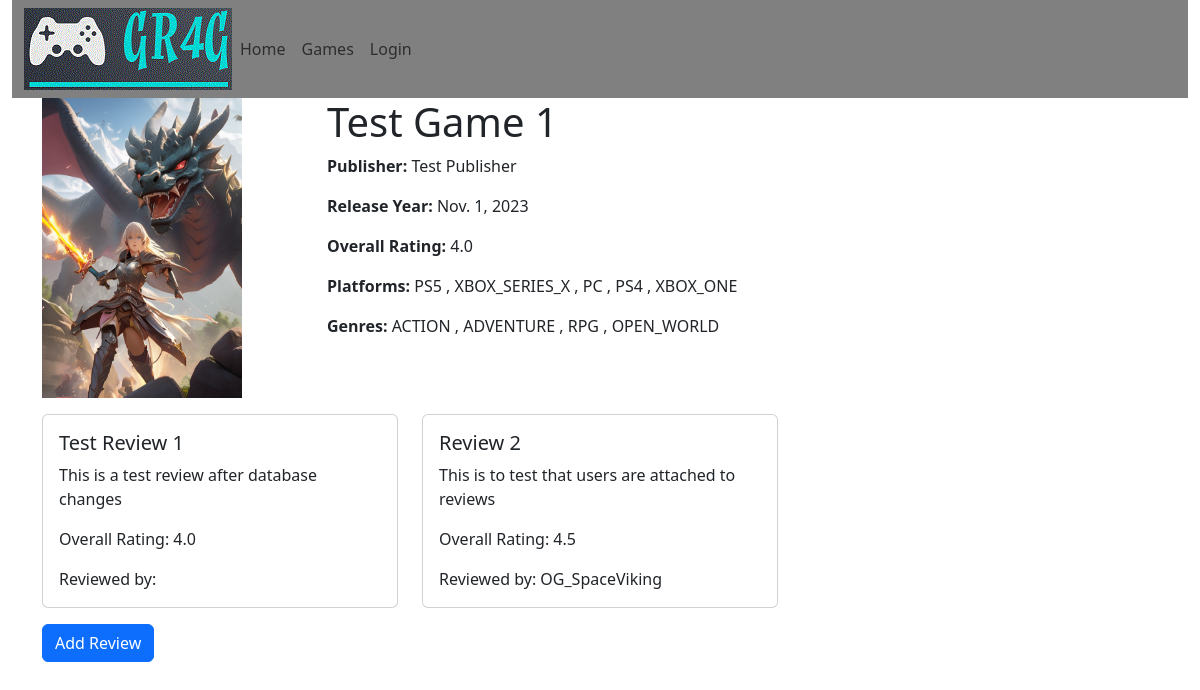
Page /games/1/ on the committed database.
### gameReview_app/models.py (models this page shows, shortened)
class Game(models.Model):
    title = models.CharField(max_length=200)
    genre = models.ManyToManyField(Genre)
    publisher = models.ForeignKey(Publisher, on_delete=models.SET_NULL, null=True, blank=True)
    release_year = models.DateField()
    platforms = models.ManyToManyField(Platform)
    overall_rating = models.DecimalField(
        max_digits=2,
        decimal_places=1,
        null=True,
        blank=True,
    )
    cover_image = models.ImageField(upload_to='game_covers/', null=True, blank=True) # Saves the uploaded image to media/game_covers

class Publisher(models.Model):
    name = models.CharField(max_length=100)
    website = models.URLField()
    contact = models.CharField(max_length=200)

class Platform(models.Model):
    platform_choices = (
        ('PS5', 'PlayStation 5'),
        ('XBOX_SERIES_X', 'Xbox Series X'),
        ('SWITCH', 'Nintendo Switch'),
        ('PC', 'PC'),
        ('PS4', 'PlayStation 4'),
        ('XBOX_ONE', 'Xbox One'),
        ('PS3', 'PlayStation 3'),
        ('XBOX_360', 'Xbox 360'),
        ('WII_U', 'Wii U'),
        ('WII', 'Wii'),
        ('PS2', 'PlayStation 2'),
        ('GAMECUBE', 'GameCube'),
        ('N64', 'Nintendo 64'),
        ('PS1', 'PlayStation 1'),
        ('SEGA_GENESIS', 'Sega Genesis'),
        ('SNES', 'Super Nintendo Entertainment System'),
        ('NES', 'Nintendo Entertainment System'),
        ('ATARI_2600', 'Atari 2600'),
        ('GAME_BOY', 'Nintendo Game Boy'),
        ('SEGA_MASTER_SYSTEM', 'Sega Master System'),
        ('XBOX', 'XBOX'),
        ('SEGA_SATURN', 'Sega Saturn'),
        ('SEGA_DREAMCAST', 'Sega Dreamcast'),
        ('SEGA_GAME_GEAR', 'Sega Game Gear'),
        ('NDS', 'Nintendo DS'),
        ('GBC', 'Nintendo Game Boy Color'),
        ('NVB', 'Nintendo Virtual Boy'),
    )
    platform_choices = sorted(platform_choices, key=lambda x: x[1])
    name = models.CharField(max_length=50, choices=platform_choices)

class Genre(models.Model):
    genre_choices = (
        ('ACTION', 'Action'),
        ('ADVENTURE', 'Adventure'),
        ('RPG', 'Role-Playing Game'),
        ('STRATEGY', 'Strategy'),
        ('SPORTS', 'Sports'),
        ('SIMULATION', 'Simulation'),
        ('PUZZLE', 'Puzzle'),
        ('HORROR', 'Horror'),
        ('SHOOTER', 'Shooter'),
        ('PLATFORMER', 'Platformer'),
        ('RACING', 'Racing'),
        ('FIGHTING', 'Fighting'),
        ('MOBA', 'MOBA'),
        ('SURVIVAL', 'Survival'),
        ('SANDBOX', 'Sandbox'),
        ('STEALTH', 'Stealth'),
        ('MUSIC', 'Music'),
        ('EDUCATIONAL', 'Educational'),
        ('OPEN_WORLD', 'Open World'),
        ('OTHER', 'Other'),
    )
    genre_choices = sorted(genre_choices, key=lambda x: x[1])
    game_genre = models.CharField(max_length=50, choices=genre_choices)

class Review(models.Model):
    title = models.CharField(max_length=200, default="")
    user = models.ForeignKey(User, on_delete=models.DO_NOTHING, null=True, blank=True)
    game = models.ForeignKey(Game, on_delete=models.SET_NULL, null=True, blank=True)
    content = models.CharField(max_length=1000)
    overall_rating = models.DecimalField(
        max_digits=2,
        decimal_places=1,
        null=True,
        blank=True,
    )

class User(AbstractBaseUser, PermissionsMixin):
    email = models.EmailField('Email', unique=True)
    first_name = models.CharField(max_length=100)
    last_name = models.CharField(max_length=100)
    user_name = models.CharField(max_length=100, unique=True)
    is_active = models.BooleanField('Active', default=True)
    is_staff = models.BooleanField('Staff status', default=False)
    favorite_genres = models.ManyToManyField(Genre, blank=True)
    groups = models.ManyToManyField(Group, verbose_name='Groups', blank=True, related_name='custom_user_set')
    user_permissions = models.ManyToManyField(Permission, verbose_name='User Permissions', blank=True, related_name='custom_user_set')
    objects = UserManager()
    USERNAME_FIELD = 'email'
    REQUIRED_FIELDS = ['first_name', 'last_name']

### gameReview_app/views.py (the view)
# urls.py: path('games/<int:game_id>/', views.game_detail, name='game_detail'),
def game_detail(request, game_id):
    game = Game.objects.get(pk=game_id)
    if request.method == 'POST':
        review_form = ReviewForm(request.POST)
        if review_form.is_valid():
            review = review_form.save(commit=False)
            review.game = game  # Set the game instance
            review.save()
            return redirect('game_detail', game_id=game_id)
    else:
        review_form = ReviewForm()
    return render(request, 'gameReview_app/game_detail.html', {'game': game, 'review_form': review_form})

### gameReview_app/templates/gameReview_app/game_detail.html
{% extends "gameReview_app/default_template.html" %}
{% block content %}
<div class="container">
    <div class="row">
        <div class="col-md-3">
            <img src="{{ game.cover_image.url }}" alt="{{ game.title }}" width="200" height="300">
        </div>
        <div class="col-md-9">
            <h1>{{ game.title }}</h1>
            <p><strong>Publisher:</strong> {{ game.publisher.name }}</p>
            <p><strong>Release Year:</strong> {{ game.release_year }}</p>
            <p><strong>Overall Rating:</strong> {{ game.overall_rating }}</p>
            <p><strong>Platforms:</strong>
                {% for platform in game.platforms.all %}
                    {{ platform.name }}
                    {% if not forloop.last %}, {% endif %}
                {% endfor %}
            </p>
            <p><strong>Genres:</strong>
                {% for genre in game.genre.all %}
                    {{ genre.game_genre }}
                    {% if not forloop.last %}, {% endif %}
                {% endfor %}
            </p>
        </div>
    </div>
    <div class="row mt-3">
        {% for review in game.review_set.all %}
        <div class="col-md-4">
            <div class="card">
                <div class="card-body">
                    <h5 class="card-title">{{review.title}}</h5>
                    <p class="card-text">{{ review.content }}</p>
                    <p class="card-text">Overall Rating: {{review.overall_rating}}</p>
                    <p class="card-text">Reviewed by: {{review.user.user_name}}</p>
                </div>
            </div>
        </div>
        {% endfor %}
    </div>
    <div class="row mt-3">
        <div class="col-md-12">
            <a href="{% url 'create_review' game.id %}" class="btn btn-primary">Add Review</a>
        </div>
    </div>
</div>
{% endblock %}

### gameReview_app/templates/gameReview_app/default_template.html (shortened to what this page needs)
{% load static %}
{% load bootstrap5 %}
<!DOCTYPE html>
<html lang="en">
<head>
<link href="https://cdn.jsdelivr.net/npm/bootstrap@5.3.1/dist/css/bootstrap.min.css" rel="stylesheet" />
</head>
<body>
<div class="container-fluid">
<nav class="navbar navbar-expand-lg custom-navbar">
    <div class="container-fluid">
        <img src="{% static 'images/gr4g_logo.gif' %}">
        <div class="collapse navbar-collapse" id="navbarNav">
            <ul class="navbar-nav">
                <li class="nav-item">
                    <a class="nav-link" href="{% url 'index' %}">Home</a>
                </li>
                <li class="nav-item">
                    <a class="nav-link" href="{% url 'game_list' %}">Games</a>
                </li>
                <li class="nav-item">
                    {% if user.is_authenticated %}
                        <a class="nav-link" href="{% url 'logout' %}">Logout</a>
                    {% else %}
                        <a class="nav-link" href="{% url 'login' %}">Login</a>
                    {% endif %}
                </li>
            </ul>
        </div>
    </div>
</nav>
{% block content %}
{% endblock %}
</div>
</body>
</html>

### rows in the picture
Game: cover_image (picture), title "Test Game 1", publisher.name "Test Publisher", release_year "Nov. 1, 2023", overall_rating "4.0"
Platform: name "PS5"
Platform: name "XBOX_SERIES_X"
Platform: name "PC"
Platform: name "PS4"
Platform: name "XBOX_ONE"
Genre: game_genre "ACTION"
Genre: game_genre "ADVENTURE"
Genre: game_genre "RPG"
Genre: game_genre "OPEN_WORLD"
Review: title "Test Review 1", content "This is a test review after database changes", overall_rating "4.0"
Review: title "Review 2", content "This is to test that users are attached to reviews", overall_rating "4.5", user.user_name "OG_SpaceViking"
